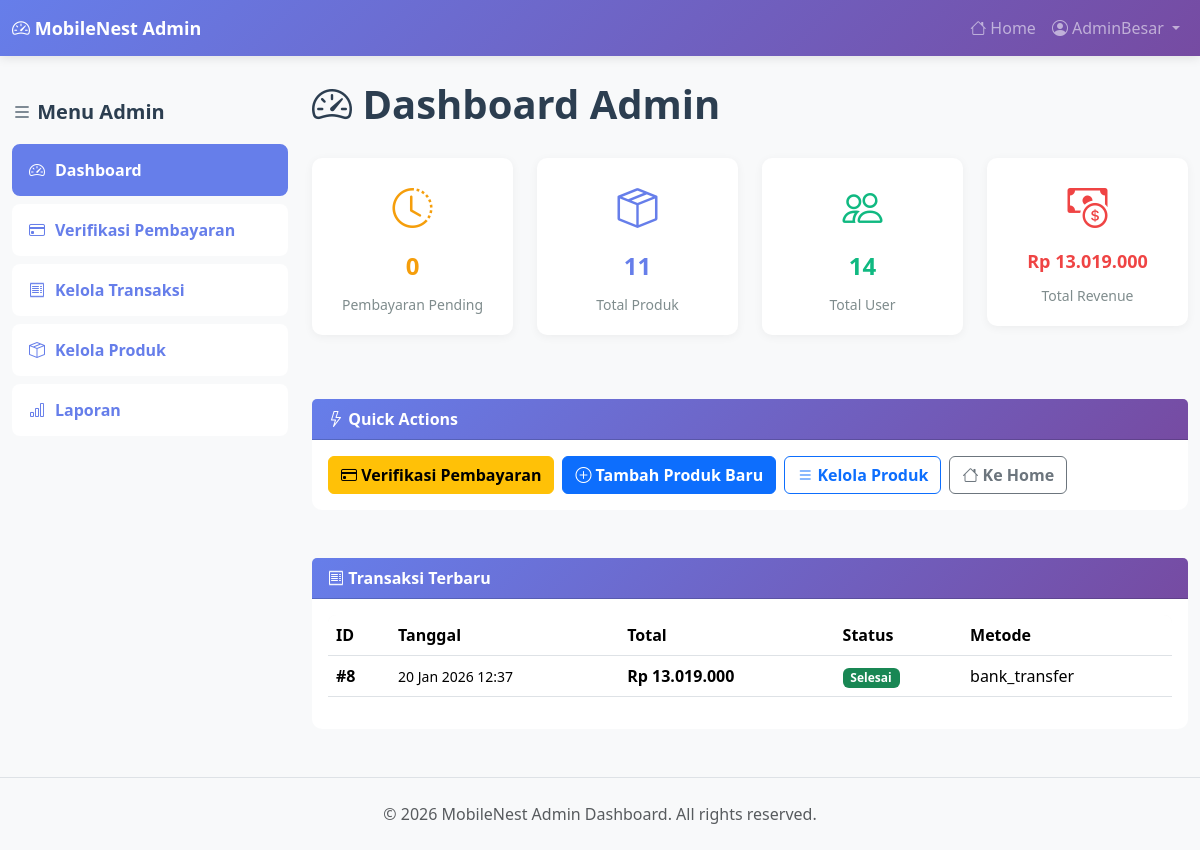
The page /admin/index.php (signed in) on the database its author committed.
### tables this page shows
CREATE TABLE `transaksi` (
  `id_transaksi` int(11) NOT NULL,
  `id_user` int(11) NOT NULL,
  `total_harga` decimal(12,2) NOT NULL,
  `status_pesanan` enum('Menunggu Konfirmasi','Diproses','Dikirim','Selesai','Dibatalkan') DEFAULT 'Menunggu Konfirmasi',
  `metode_pembayaran` varchar(50) DEFAULT NULL,
  `alamat_pengiriman` text DEFAULT NULL,
  `no_resi` varchar(100) DEFAULT NULL,
  `tanggal_transaksi` timestamp NOT NULL DEFAULT current_timestamp(),
  `tanggal_diperbarui` timestamp NOT NULL DEFAULT current_timestamp() ON UPDATE current_timestamp(),
  `kode_transaksi` varchar(50) DEFAULT NULL,
  `catatan_user` text DEFAULT NULL,
  `bukti_pembayaran` varchar(255) DEFAULT NULL,
  `ekspedisi` varchar(100) DEFAULT NULL,
  `no_resi_awal` varchar(100) DEFAULT NULL
);

### admin/index.php (the view, shortened to what this page needs)
<?php
require_once '../config.php';
?>
<!DOCTYPE html>
<html lang="id">
<head>
    <link href="https://cdn.jsdelivr.net/npm/bootstrap@5.3.2/dist/css/bootstrap.min.css" rel="stylesheet">
    <link rel="stylesheet" href="https://cdn.jsdelivr.net/npm/bootstrap-icons@1.11.1/font/bootstrap-icons.css">
</head>
<body>
    <nav class="navbar navbar-expand-lg navbar-dark admin-nav sticky-top">
        <div class="container-fluid">
            <a class="navbar-brand" href="index.php">
                <i class="bi bi-speedometer2"></i> MobileNest Admin
            </a>
            <div class="collapse navbar-collapse" id="adminNav">
                <ul class="navbar-nav ms-auto">
                    <li class="nav-item">
                        <a class="nav-link" href="../index.php"><i class="bi bi-house"></i> Home</a>
                    </li>
                    <li class="nav-item dropdown">
                        <a class="nav-link dropdown-toggle" href="#" id="userDropdown" role="button" data-bs-toggle="dropdown">
                            <i class="bi bi-person-circle"></i> <?php echo htmlspecialchars($_SESSION['admin_name'] ?? 'Admin'); ?>
                        </a>
                    </li>
                </ul>
            </div>
        </div>
    </nav>
    <div class="container-fluid mt-4 mb-5">
        <div class="row">
            <div class="col-lg-3 mb-4">
                <div class="sidebar">
                    <h5 style="font-weight: 700; margin-bottom: 20px; color: #2c3e50;">
                        <i class="bi bi-list"></i> Menu Admin
                    </h5>
                    <div class="d-flex flex-column gap-2">
                        <a href="index.php" class="menu-btn active">
                            <i class="bi bi-speedometer2"></i> Dashboard
                        </a>
                        <a href="verifikasi-pembayaran.php" class="menu-btn">
                            <i class="bi bi-credit-card"></i> Verifikasi Pembayaran
                        </a>
                        <a href="kelola-transaksi.php" class="menu-btn">
                            <i class="bi bi-receipt"></i> Kelola Transaksi
                        </a>
                        <a href="kelola-produk.php" class="menu-btn">
                            <i class="bi bi-box-seam"></i> Kelola Produk
                        </a>
                        <a href="laporan.php" class="menu-btn">
                            <i class="bi bi-bar-chart"></i> Laporan
                        </a>
                    </div>
                </div>
            </div>
            <div class="col-lg-9">
                <h1 style="font-weight: 700; margin-bottom: 30px; color: #2c3e50;">
                    <i class="bi bi-speedometer2"></i> Dashboard Admin
                </h1>
                <div class="row mb-5">
                    <div class="col-md-6 col-lg-3 mb-3">
                        <div class="stat-card">
                            <div class="stat-icon" style="color: #f59e0b;">
                                <i class="bi bi-clock-history"></i>
                            </div>
                            <div class="stat-number" style="color: #f59e0b;">
                                <?php
                                    $pending = mysqli_fetch_assoc(mysqli_query($conn, "SELECT COUNT(*) as total FROM transaksi WHERE status_pesanan = 'Menunggu Verifikasi'"))['total'] ?? 0;
                                    echo $pending;
                                ?>
                            </div>
                            <div class="stat-label">Pembayaran Pending</div>
                        </div>
                    </div>
                    <div class="col-md-6 col-lg-3 mb-3">
                        <div class="stat-card">
                            <div class="stat-icon" style="color: #667eea;">
                                <i class="bi bi-box-seam"></i>
                            </div>
                            <div class="stat-number" style="color: #667eea;">
                                <?php
                                    $total_produk = mysqli_fetch_assoc(mysqli_query($conn, "SELECT COUNT(*) as total FROM produk"))['total'];
                                    echo $total_produk;
                                ?>
                            </div>
                            <div class="stat-label">Total Produk</div>
                        </div>
                    </div>
                    <div class="col-md-6 col-lg-3 mb-3">
                        <div class="stat-card">
                            <div class="stat-icon" style="color: #10b981;">
                                <i class="bi bi-people"></i>
                            </div>
                            <div class="stat-number" style="color: #10b981;">
                                <?php
                                    $total_users = mysqli_fetch_assoc(mysqli_query($conn, "SELECT COUNT(*) as total FROM users"))['total'];
                                    echo $total_users;
                                ?>
                            </div>
                            <div class="stat-label">Total User</div>
                        </div>
                    </div>
                    <div class="col-md-6 col-lg-3 mb-3">
                        <div class="stat-card">
                            <div class="stat-icon" style="color: #ef4444;">
                                <i class="bi bi-cash-coin"></i>
                            </div>
                            <div class="stat-number" style="color: #ef4444; font-size: 18px;">
                                Rp <?php
                                    $total_revenue = mysqli_fetch_assoc(mysqli_query($conn, "SELECT SUM(total_harga) as total FROM transaksi WHERE status_pesanan IN ('Verified', 'Dalam Pengiriman', 'Selesai')"))['total'] ?? 0;
                                    echo number_format($total_revenue, 0, ',', '.');
                                ?>
                            </div>
                            <div class="stat-label">Total Revenue</div>
                        </div>
                    </div>
                </div>
                <div class="card mb-5">
                    <div class="card-header">
                        <i class="bi bi-lightning"></i> Quick Actions
                    </div>
                    <div class="card-body">
                        <div class="d-grid gap-2 d-sm-flex flex-wrap">
                            <a href="verifikasi-pembayaran.php" class="btn btn-warning fw-bold">
                                <i class="bi bi-credit-card"></i> Verifikasi Pembayaran
                            </a>
                            <a href="kelola-produk.php?action=tambah" class="btn btn-primary fw-bold">
                                <i class="bi bi-plus-circle"></i> Tambah Produk Baru
                            </a>
                            <a href="kelola-produk.php" class="btn btn-outline-primary fw-bold">
                                <i class="bi bi-list"></i> Kelola Produk
                            </a>
                            <a href="../index.php" class="btn btn-outline-secondary fw-bold">
                                <i class="bi bi-house"></i> Ke Home
                            </a>
                        </div>
                    </div>
                </div>
                <div class="card">
                    <div class="card-header">
                        <i class="bi bi-receipt"></i> Transaksi Terbaru
                    </div>
                    <div class="card-body">
                        <div class="table-responsive">
                            <table class="table table-hover">
                                <thead style="background: #f9f9f9;">
                                    <tr>
                                        <th>ID</th>
                                        <th>Tanggal</th>
                                        <th>Total</th>
                                        <th>Status</th>
                                        <th>Metode</th>
                                    </tr>
                                </thead>
                                <tbody>
                                    <?php
                                    $sql = "SELECT id_transaksi, tanggal_transaksi, total_harga, status_pesanan, metode_pembayaran FROM transaksi ORDER BY tanggal_transaksi DESC LIMIT 5";
                                    $result = mysqli_query($conn, $sql);
                                    if ($result && mysqli_num_rows($result) > 0) {
                                        while ($row = mysqli_fetch_assoc($result)) {
                                            ?>
                                            <tr>
                                                <td><strong>#<?php echo $row['id_transaksi']; ?></strong></td>
                                                <td><small><?php echo date('d M Y H:i', strtotime($row['tanggal_transaksi'])); ?></small></td>
                                                <td><strong>Rp <?php echo number_format($row['total_harga'], 0, ',', '.'); ?></strong></td>
                                                <td>
                                                    <span class="badge bg-<?php
                                                        echo match($row['status_pesanan']) {
                                                            'Menunggu Verifikasi' => 'warning',
                                                            'Verified' => 'info',
                                                            'Dalam Pengiriman' => 'primary',
                                                            'Selesai' => 'success',
                                                            'Dibatalkan' => 'danger',
                                                            default => 'secondary'
                                                        };
                                                    ?>"><?php echo htmlspecialchars($row['status_pesanan']); ?></span>
                                                </td>
                                                <td><?php echo htmlspecialchars($row['metode_pembayaran']); ?></td>
                                            </tr>
                                            <?php
                                        }
                                    } else {
                                        echo '<tr><td colspan="5" class="text-center text-muted py-3">Belum ada transaksi</td></tr>';
                                    }
                                    ?>
                                </tbody>
                            </table>
                        </div>
                    </div>
                </div>
            </div>
        </div>
    </div>
    <footer class="bg-light border-top py-4 mt-5">
        <div class="container-fluid text-center">
            <p class="mb-0 text-muted">© 2026 MobileNest Admin Dashboard. All rights reserved.</p>
        </div>
    </footer>
</body>
</html>

### admin/index.php (style rules this page uses)
body { background-color: #f8f9fa; }
.admin-nav { background: linear-gradient(135deg, #667eea, #764ba2); box-shadow: 0 2px 10px rgba(0,0,0,0.1); }
.navbar-brand { font-weight: 700; font-size: 18px; }
.sidebar { position: sticky; top: 100px; }
.card { border-radius: 10px; border: none; }
.card-header { background: linear-gradient(135deg, #667eea, #764ba2); color: white; font-weight: 700; }
.stat-card { background: white; border-radius: 10px; padding: 20px; text-align: center; box-shadow: 0 2px 10px rgba(0,0,0,0.05); }
.stat-icon { font-size: 2.5rem; margin-bottom: 10px; }
.stat-number { font-size: 24px; font-weight: 700; margin: 10px 0; }
.stat-label { color: #7f8c8d; font-size: 14px; }
.menu-btn { display: flex; align-items: center; gap: 10px; padding: 12px 15px; border-radius: 8px; border: 2px solid transparent; text-decoration: none; color: #667eea; background: white; font-weight: 600; transition: all 0.3s; }
.menu-btn.active { background: #667eea; color: white; border-color: #667eea; }
.table-responsive { border-radius: 8px; }
.badge { font-weight: 600; }

### rows shown on the page
transaksi: id_transaksi "8", tanggal_transaksi "20 Jan 2026 12:37", total_harga "13.019.000", status_pesanan "Selesai", metode_pembayaran "bank_transfer"

### other values the page prints
$_SESSION['admin_name'] "AdminBesar"
$pending "0"
$total_produk "11"
$total_users "14"
$total_revenue "13.019.000"
